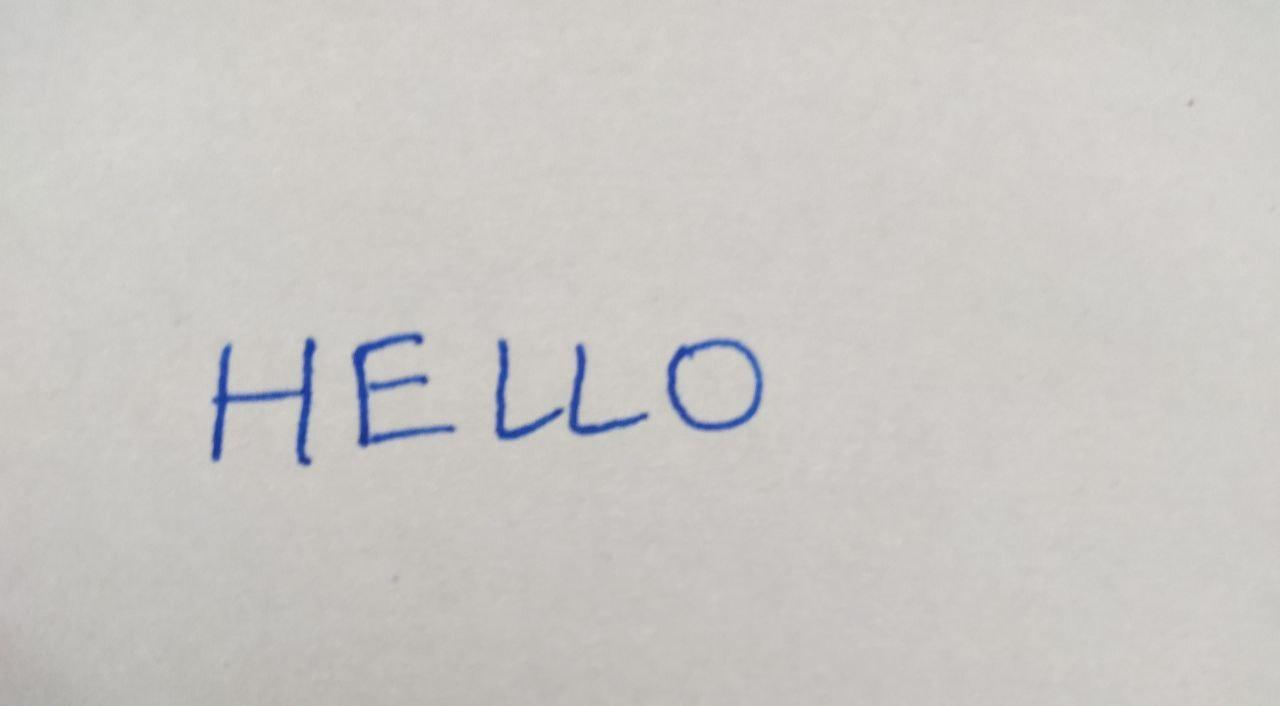
#> input picture test_images/1.jpg, 1280 x 706 px
$ python -i braille_utils.py   (imports and definitions only)
#> lines starting #> are read from the running program, lines starting #| are printed output that depends on the picture; after the words box and inside, x2 and y2 are one past the last pixel; in counts of white or black regions, pixels touching at a corner belong together
#> further down, picture is the input picture: shape (706, 1280, 3); mean B, G, R 196.9, 199.8, 202.3
import numpy as np
import cv2
from PIL import Image, ImageDraw, ImageFont

# Braille patterns dictionary (mapping from letters to braille patterns)
braille_patterns = {
    'A': '⠁', 'B': '⠃', 'C': '⠉', 'D': '⠙', 'E': '⠑',
    'F': '⠋', 'G': '⠛', 'H': '⠓', 'I': '⠊', 'J': '⠚',
    'K': '⠅', 'L': '⠇', 'M': '⠍', 'N': '⠝', 'O': '⠕',
    'P': '⠏', 'Q': '⠟', 'R': '⠗', 'S': '⠎', 'T': '⠞',
    'U': '⠥', 'V': '⠧', 'W': '⠺', 'X': '⠭', 'Y': '⠽',
    'Z': '⠵', ' ': '⠀'
}

# Binary representation of braille patterns (for servo motor control)
# Each braille cell has 6 dots arranged in a 2x3 grid
# 1 means dot is raised, 0 means dot is not raised
braille_binary = {
    'A': [1, 0, 0, 0, 0, 0], 'B': [1, 1, 0, 0, 0, 0],
    'C': [1, 0, 0, 1, 0, 0], 'D': [1, 0, 0, 1, 1, 0],
    'E': [1, 0, 0, 0, 1, 0], 'F': [1, 1, 0, 1, 0, 0],
    'G': [1, 1, 0, 1, 1, 0], 'H': [1, 1, 0, 0, 1, 0],
    'I': [0, 1, 0, 1, 0, 0], 'J': [0, 1, 0, 1, 1, 0],
    'K': [1, 0, 1, 0, 0, 0], 'L': [1, 1, 1, 0, 0, 0],
    'M': [1, 0, 1, 1, 0, 0], 'N': [1, 0, 1, 1, 1, 0],
    'O': [1, 0, 1, 0, 1, 0], 'P': [1, 1, 1, 1, 0, 0],
    'Q': [1, 1, 1, 1, 1, 0], 'R': [1, 1, 1, 0, 1, 0],
    'S': [0, 1, 1, 1, 0, 0], 'T': [0, 1, 1, 1, 1, 0],
    'U': [1, 0, 1, 0, 0, 1], 'V': [1, 1, 1, 0, 0, 1],
    'W': [0, 1, 0, 1, 1, 1], 'X': [1, 0, 1, 1, 0, 1],
    'Y': [1, 0, 1, 1, 1, 1], 'Z': [1, 0, 1, 0, 1, 1],
    ' ': [0, 0, 0, 0, 0, 0]
}

# [103 lines left out: functions text_to_braille, text_to_binary_braille, resize_to_64x64, magic_filter_bw, enhanced_segment_characters, not called in this run]

# Keep the original functions for backward compatibility
def preprocess_image(image, target_size=(64, 64)):
    """Preprocess image for model prediction (original method)"""
    # Convert to grayscale if needed
    if len(image.shape) == 3 and image.shape[2] == 3:
        gray = cv2.cvtColor(image, cv2.COLOR_BGR2GRAY)
    else:
        gray = image

    # Apply thresholding to handle different lighting conditions
    _, thresh = cv2.threshold(gray, 0, 255, cv2.THRESH_BINARY_INV + cv2.THRESH_OTSU)

    # Find contours to isolate characters
    contours, _ = cv2.findContours(thresh, cv2.RETR_EXTERNAL, cv2.CHAIN_APPROX_SIMPLE)

    # If no contours found, return the original image resized
    if not contours:
        return cv2.resize(gray, target_size)

    # Find bounding box around all contours
    x_min, y_min, x_max, y_max = float('inf'), float('inf'), 0, 0
    for cnt in contours:
        x, y, w, h = cv2.boundingRect(cnt)
        x_min = min(x_min, x)
        y_min = min(y_min, y)
        x_max = max(x_max, x + w)
        y_max = max(y_max, y + h)

    # Add padding
    padding = 5
    x_min = max(0, x_min - padding)
    y_min = max(0, y_min - padding)
    x_max = min(gray.shape[1], x_max + padding)
    y_max = min(gray.shape[0], y_max + padding)

    # Crop the image to the bounding box
    cropped = gray[y_min:y_max, x_min:x_max]

    # Resize to target size
    resized = cv2.resize(cropped, target_size)

    # Normalize
    normalized = resized / 255.0

    # Expand dimensions for model input
    return normalized

def segment_characters(image):
    """Segment characters from an image (original method)"""
    # Convert to grayscale if needed
    if len(image.shape) == 3 and image.shape[2] == 3:
        gray = cv2.cvtColor(image, cv2.COLOR_BGR2GRAY)
    else:
        gray = image

    # Apply thresholding
    _, thresh = cv2.threshold(gray, 0, 255, cv2.THRESH_BINARY_INV + cv2.THRESH_OTSU)
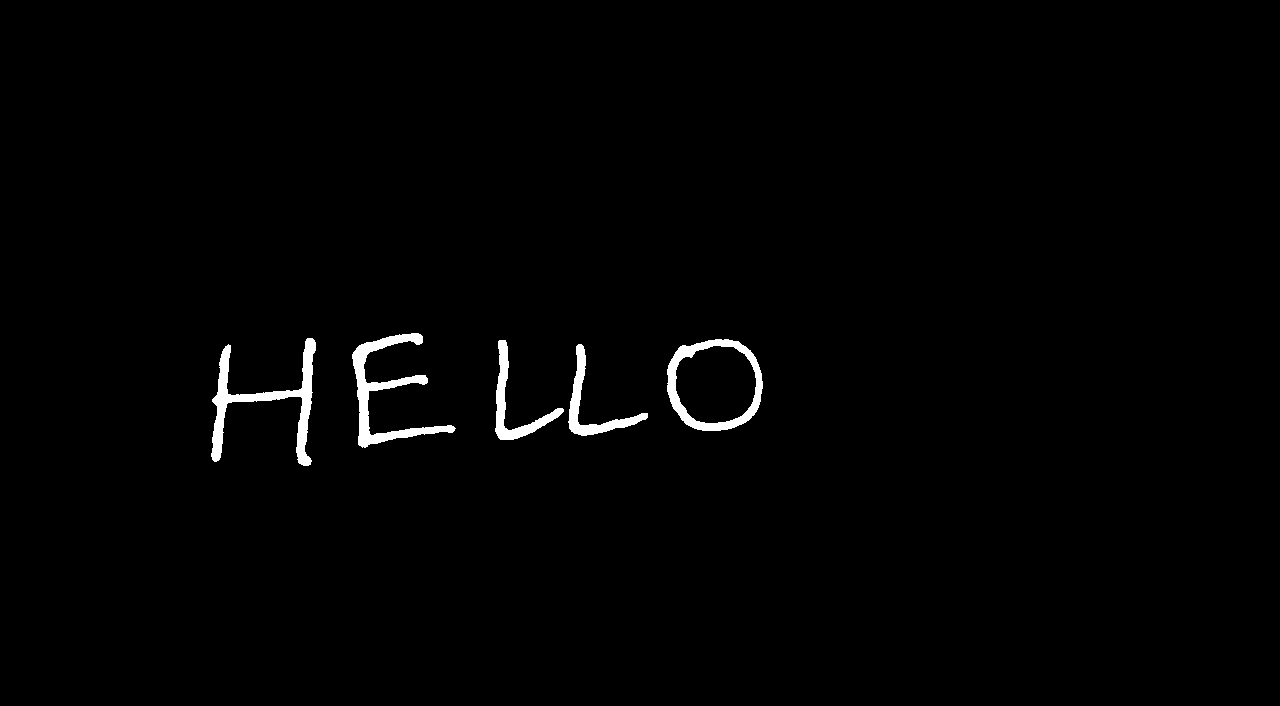
#> thresh: shape (706, 1280); 1.2% white; 5 white regions, box (x1, y1, x2, y2) and area: (211, 338, 316, 466) 2993, (352, 333, 456, 448) 2763, (667, 339, 763, 431) 2271, (495, 340, 564, 440) 1451, (568, 344, 648, 436) 1426

    # Apply dilation to connect components
    kernel = cv2.getStructuringElement(cv2.MORPH_RECT, (3, 3))
    dilated = cv2.dilate(thresh, kernel, iterations=1)
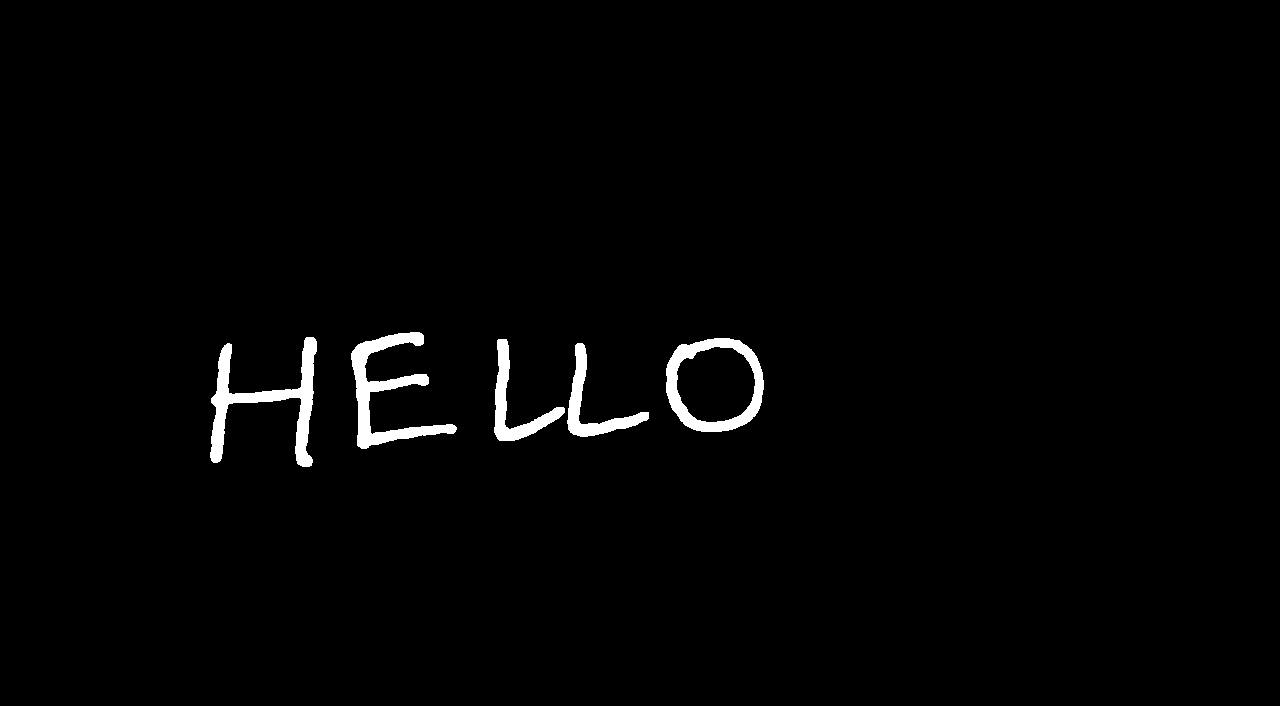
#> dilated: shape (706, 1280); 1.5% white; 5 white regions

    # Find contours
    contours, _ = cv2.findContours(dilated, cv2.RETR_EXTERNAL, cv2.CHAIN_APPROX_SIMPLE)
#> contours = 5 contours; box (x1, y1, x2, y2) and area: (666, 338, 764, 432) 7466, (210, 337, 317, 467) 3441, (351, 332, 457, 449) 3202, (494, 339, 565, 441) 1692, (567, 343, 649, 437) 1658

    # Sort contours from left to right
    contours = sorted(contours, key=lambda x: cv2.boundingRect(x)[0])

    # Extract character regions
    char_images = []
    for cnt in contours:
        x, y, w, h = cv2.boundingRect(cnt)
        # Filter out very small contours
        if w > 5 and h > 5:
            char_img = gray[y:y+h, x:x+w]
            # Preprocess for model
            processed_char = preprocess_image(char_img)
            char_images.append((processed_char, (x, y, w, h)))
#> this loop made 5 passes
#> (x, y, w, h, x_max in preprocess_image, y_max in preprocess_image) on passes 1 to 5: (210, 337, 107, 130, 107, 130), (351, 332, 106, 117, 106, 117), (494, 339, 71, 102, 71, 102), (567, 343, 82, 94, 82, 94), (666, 338, 98, 94, 98, 94)
#> pass 1, in segment_characters, `char_img = gray[y:y+h, x:x+w]`:
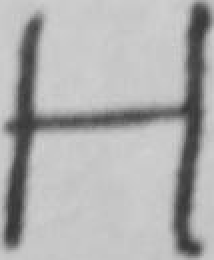
#> char_img: shape (130, 107) (shown 2 times larger); min 54, max 209, mean 174.5
#> pass 1, in preprocess_image, `_, thresh = cv2.threshold(gray, 0, 255, cv2.THRESH_BINARY_INV + cv2.TH..`:
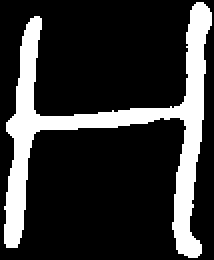
#> thresh: shape (130, 107) (shown 2 times larger); 20.2% white; 1 white region, box (x1, y1, x2, y2) and area: (2, 1, 106, 129) 2806
#> pass 1, in preprocess_image, `resized = cv2.resize(cropped, target_size)`:
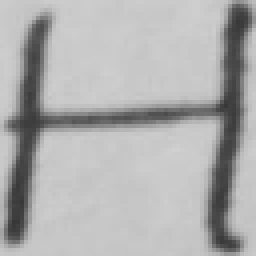
#> resized: shape (64, 64) (shown 4 times larger); min 55, max 208, mean 174.4
#> after the loop:
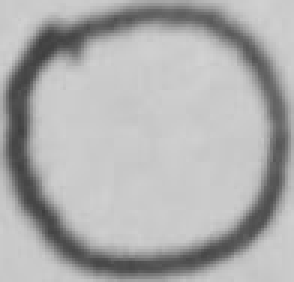
#> char_img: shape (94, 98) (shown 3 times larger); min 62, max 210, mean 173.6
#> after the loop, char_images = 5 items

    return char_images

# [25 lines left out: function create_visualization, not called in this run]

>>> import cv2
>>> picture = cv2.imread('test_images/1.jpg')
>>> result = segment_characters(picture)
#> result = 5 items

$ run again, on test_images/13.jpg
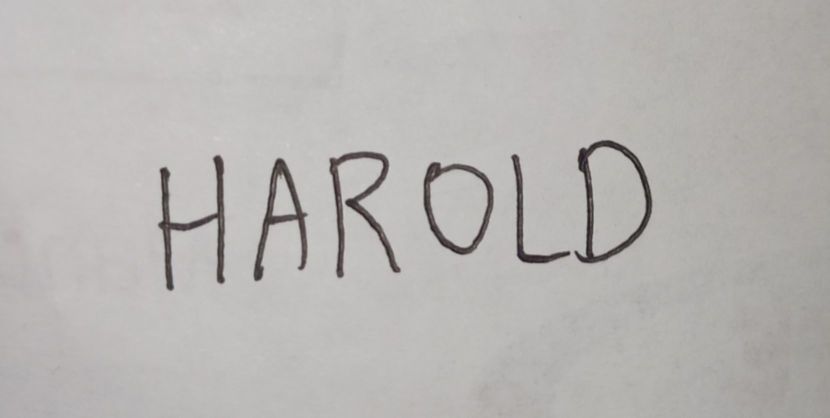
#> input picture test_images/13.jpg, 1660 x 835 px (shown at 1/2 size)
#> picture is the input picture: shape (835, 1660, 3); mean B, G, R 178.9, 181, 183.2
#> in segment_characters, `dilated = cv2.dilate(thresh, kernel, iterations=1)`:
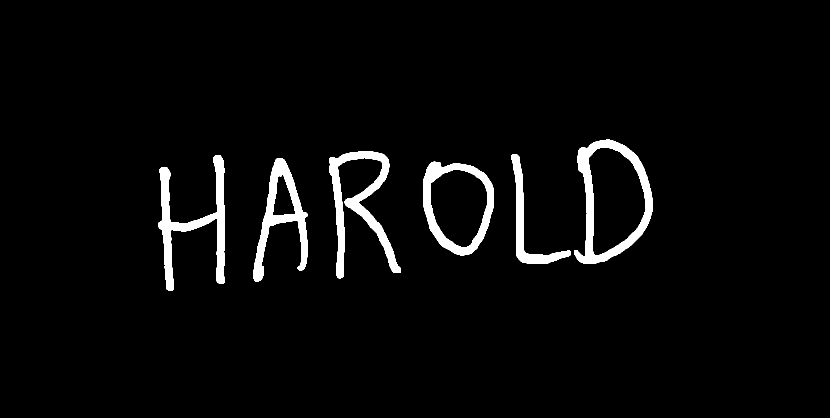
#> dilated: shape (835, 1660) (shown at 1/2 size); 3.6% white; 6 white regions
#> in segment_characters, `contours, _ = cv2.findContours(dilated, cv2.RETR_EXTERNAL, cv2.CHAIN_A..`: contours = 6 contours; box (x1, y1, x2, y2) and area: (1148, 279, 1305, 528) 27236, (846, 323, 988, 511) 20585, (506, 316, 616, 563) 9769, (658, 302, 802, 557) 9018, (316, 310, 450, 582) 8886, (1022, 308, 1142, 528) 4396
#> the loop in segment_characters, `for cnt in contours:` made 6 passes
#> (x, y, w, h, x_max in preprocess_image, y_max in preprocess_image) on passes 1 to 6: (316, 310, 134, 272, 134, 272), (506, 316, 110, 247, 110, 247), (658, 302, 144, 255, 144, 255), (846, 323, 142, 188, 142, 188), (1022, 308, 120, 220, 120, 220), (1148, 279, 157, 249, 157, 249)
#> after the loop in segment_characters, `for cnt in contours:`:
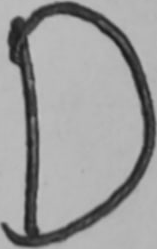
#> char_img: shape (249, 157); min 25, max 194, mean 156.3
#> after the loop in segment_characters, `for cnt in contours:`: char_images = 6 items

$ run again, on test_images/18.jpg
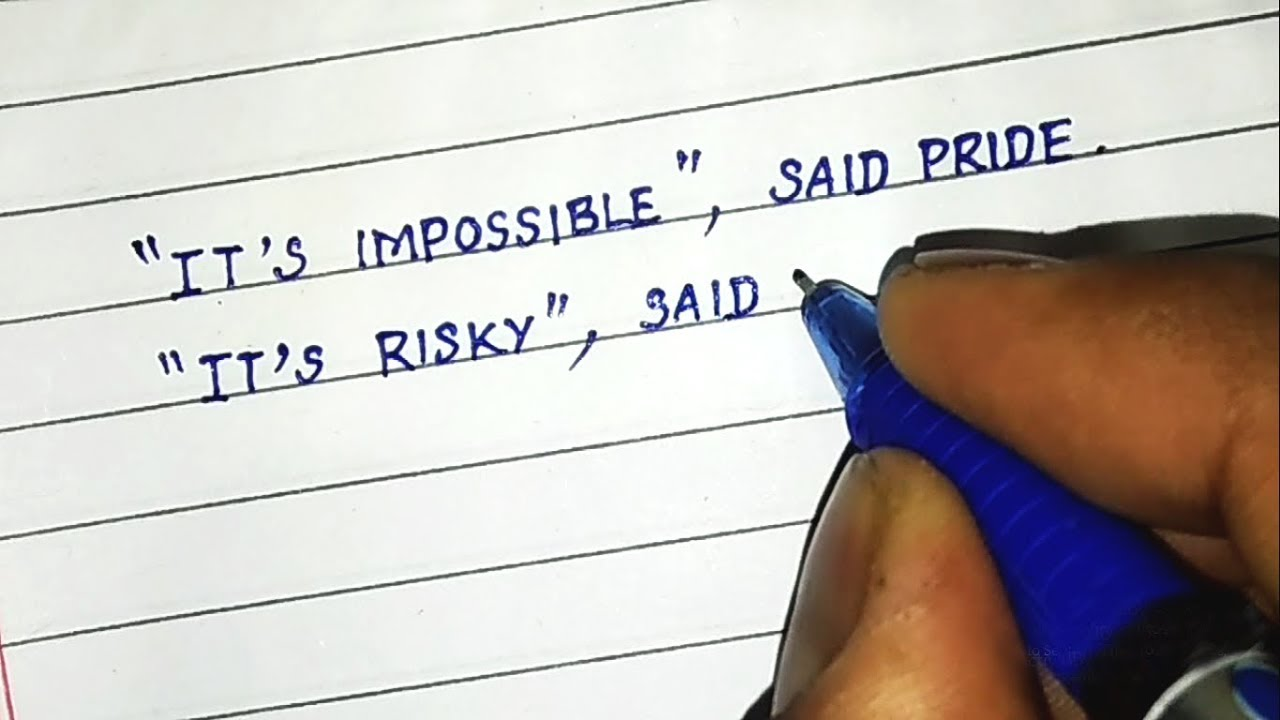
#> input picture test_images/18.jpg, 1280 x 720 px
#> picture is the input picture: shape (720, 1280, 3); mean B, G, R 184.7, 188.4, 194
#> in segment_characters, `dilated = cv2.dilate(thresh, kernel, iterations=1)`:
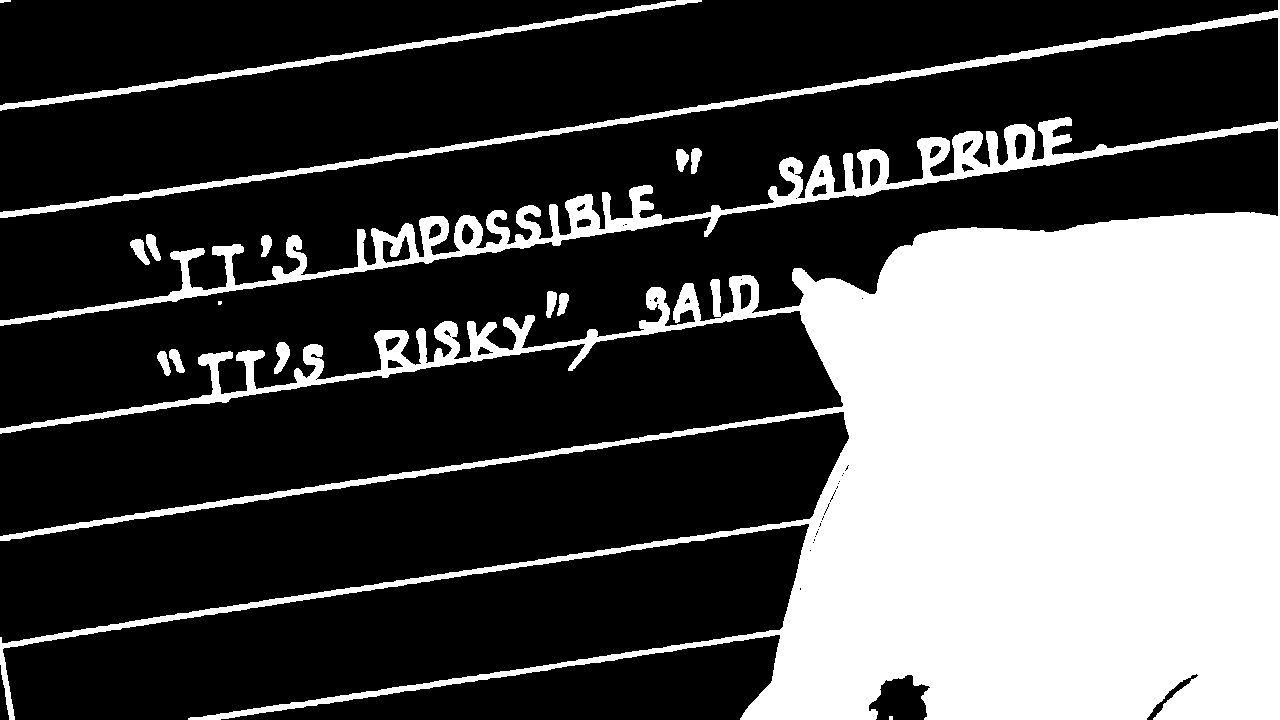
#> dilated: shape (720, 1280); 31.5% white; 15 white regions (2 under 20 px)
#> in segment_characters, `contours, _ = cv2.findContours(dilated, cv2.RETR_EXTERNAL, cv2.CHAIN_A..`: contours = 15 contours, 3 with area under 20; largest, box (x1, y1, x2, y2) and area: (0, 0, 1280, 720) 277918, (0, 0, 702, 111) 3371, (274, 342, 290, 374) 272, (130, 239, 150, 265) 232, (146, 234, 161, 261) 195
#> the loop in segment_characters, `for cnt in contours:` made 15 passes
#> (x, y, w, h, contours in preprocess_image, x_max in preprocess_image, y_max in preprocess_image) on passes 7, 9, 10, 11, 12: (169, 349, 16, 24, 1 contour; box (x1, y1, x2, y2) and area: (1, 1, 14, 23) 102, 16, 24), (261, 235, 11, 22, 1 contour; box (x1, y1, x2, y2) and area: (1, 1, 10, 21) 88, 11, 22), (274, 342, 16, 32, 1 contour; box (x1, y1, x2, y2) and area: (1, 1, 15, 31) 169, 16, 32), (546, 291, 11, 27, 1 contour; box (x1, y1, x2, y2) and area: (1, 1, 10, 26) 112, 11, 27), (557, 293, 12, 23, 1 contour; box (x1, y1, x2, y2) and area: (1, 1, 11, 22) 92, 12, 23)
#> pass 2, in preprocess_image (call 2), `_, thresh = cv2.threshold(gray, 0, 255, cv2.THRESH_BINARY_INV + cv2.TH..`:
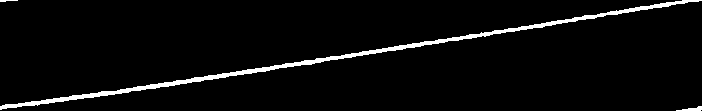
#> thresh: shape (111, 702); 3.7% white; 3 white regions, box (x1, y1, x2, y2) and area: (0, 0, 702, 110) 2822, (676, 106, 702, 111) 68, (0, 0, 18, 2) 24
#> after the loop in segment_characters, `for cnt in contours:`: char_images = 12 items
